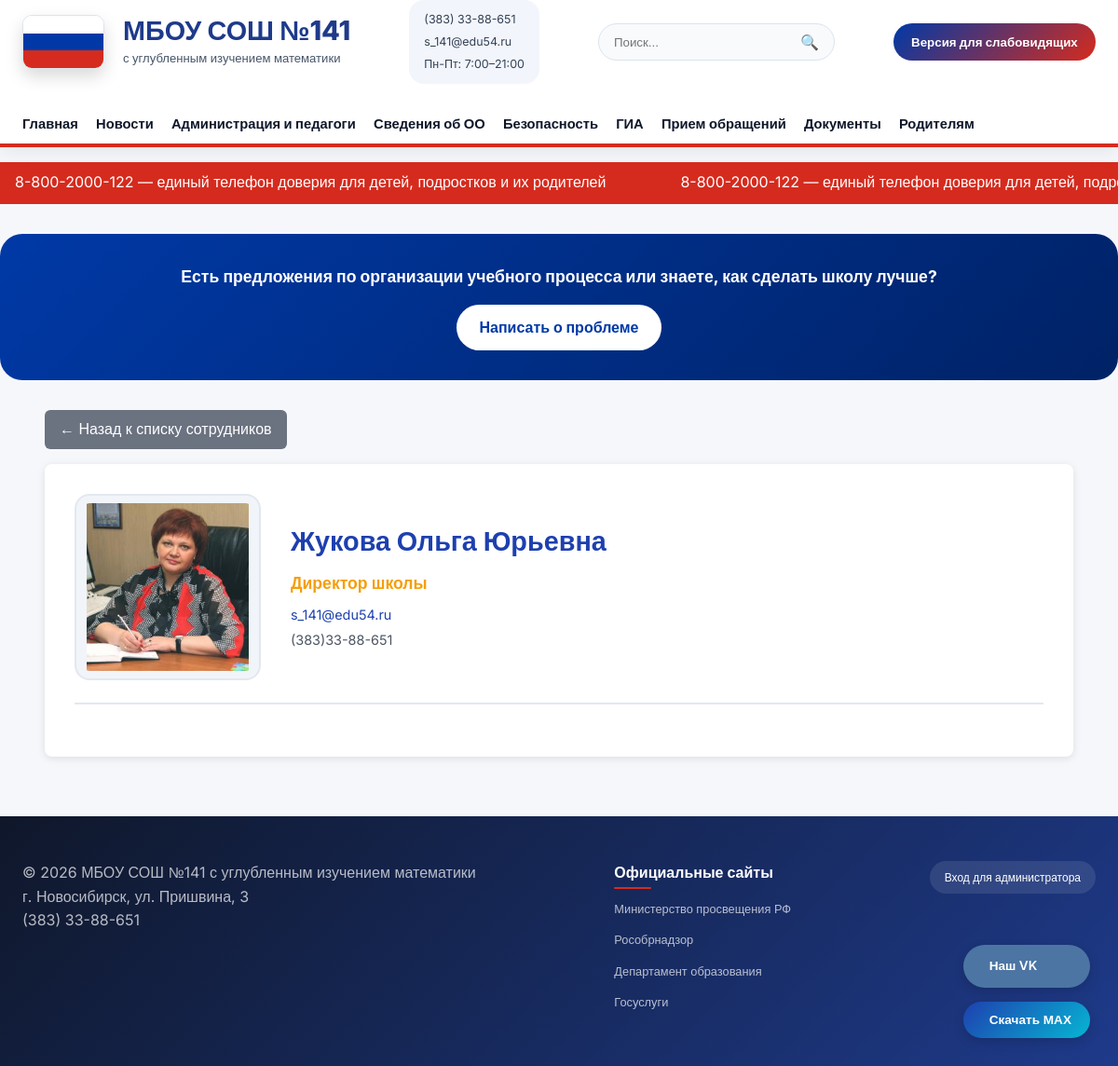
The page /teachers/1/ on the database its author committed.
### main/models.py (models this page shows, shortened)
class Teacher(models.Model):
    ROLE_CHOICES = [
        ('director', 'Директор'),
        ('deputy', 'Завуч'),
        ('teacher', 'Учитель'),
    ]
    full_name = models.CharField(max_length=100, verbose_name='ФИО')
    photo = ResizedImageField(
        size=[600, 800],
        crop=['middle', 'center'],
        quality=85,
        upload_to='teachers/',
        blank=True,
        null=True,
        verbose_name='Фото'
    )
    position = models.CharField(max_length=100, verbose_name='Должность')
    email = models.EmailField(verbose_name='Email', blank=True, null=True)
    phone = models.CharField(max_length=20, blank=True, null=True, verbose_name='Телефон')
    role = models.CharField(max_length=20, choices=ROLE_CHOICES, default='teacher', verbose_name='Роль')
    bio = models.TextField(verbose_name='Дополнительная информация', blank=True, null=True)
    subjects = models.CharField(max_length=300, blank=True, null=True, verbose_name='Преподаваемые предметы')
    education_level = models.CharField(max_length=500, blank=True, null=True,
                                       verbose_name='Уровень образования (диплом)')
    qualification = models.CharField(max_length=200, blank=True, null=True, verbose_name='Квалификация по диплому')
    degree = models.CharField(max_length=200, blank=True, null=True, verbose_name='Учёная степень (при наличии)')
    academic_title = models.CharField(max_length=200, blank=True, null=True, verbose_name='Учёное звание (при наличии)')
    training_courses = models.TextField(blank=True, null=True,
                                        verbose_name='Повышение квалификации за последние 3 года')
    retraining = models.TextField(blank=True, null=True, verbose_name='Профессиональная переподготовка')
    total_experience = models.IntegerField(default=0, verbose_name='Общий стаж работы (лет)')
    teaching_experience = models.IntegerField(default=0, verbose_name='Педагогический стаж (лет)')
    education_programs = models.CharField(max_length=500, blank=True, null=True,
                                          verbose_name='Образовательные программы (какие классы)')
    class Meta:
        verbose_name = 'Сотрудник'
        verbose_name_plural = 'Сотрудники'

### main/views.py (the view)
# urls.py: path('teachers/<int:pk>/', views.teacher_detail_view, name='teacher_detail'),
def teacher_detail_view(request, pk):
    teacher = get_object_or_404(Teacher, pk=pk)
    return render(request, 'main/teacher_detail.html', {'teacher': teacher})

### main/templates/main/teacher_detail.html (shortened to what this page needs)
{% extends 'main/base.html' %}
{% load static %}
{% block content %}
<div class="container">
    <div style="margin-bottom: 1rem;">
        <a href="{% url 'teachers_list' %}" class="btn-back">← Назад к списку сотрудников</a>
    </div>
    <div class="teacher-detail">
        <div class="teacher-detail-header">
            {% if teacher.photo %}
            <img src="{{ teacher.photo.url }}" alt="{{ teacher.full_name }}" class="teacher-detail-photo">
            {% else %}
            <div class="teacher-detail-photo-placeholder"> </div>
            {% endif %}
            <div class="teacher-detail-info">
                <h1 class="teacher-detail-name">{{ teacher.full_name }}</h1>
                <p class="teacher-detail-position">{{ teacher.position }}</p>
                {% if teacher.email %}
                <p class="teacher-detail-contact"> <a href="mailto:{{ teacher.email }}">{{ teacher.email }}</a></p>
                {% endif %}
                {% if teacher.phone %}
                <p class="teacher-detail-contact"> {{ teacher.phone }}</p>
                {% endif %}
            </div>
        </div>
    </div>
</div>
{% endblock %}

### main/static/css/style.css (style rules this page uses)
:root { --primary: #0039a6; --primary-dark: #002266; --primary-light: #e8f0fe; --secondary: #0f172a; --accent: #d52b1e; --accent-light: #fce4e4; --bg: #f5f7fa; --surface: #ffffff; --surface-hover: #f8fafc; --text: #0f172a; --text-light: #334155; --muted: #64748b; --border: #dbe4ee; --border-light: #eef3f8; --success: #16a34a; --danger: #dc2626; --warning: #f59e0b; --radius: 24px; --radius-sm: 16px; --radius-md: 20px; --radius-lg: 28px; --shadow-sm: 0 1px 2px rgba(0,0,0,0.05); --shadow-md: 0 4px 6px rgba(0,0,0,0.08); --shadow-lg: 0 10px 20px rgba(0,0,0,0.10); --shadow-xl: 0 20px 30px rgba(0,0,0,0.12); --transition: all .3s ease; }
* { margin: 0; padding: 0; box-sizing: border-box; }
html { scroll-behavior: smooth; }
body { font-family: 'Inter', sans-serif; background: var(--bg); color: var(--text); line-height: 1.6; }
.container { max-width: 1280px; margin: 0 auto; padding: 0 24px; }

### main/templates/main/teacher_detail.html (style rules this page uses)
.btn-back { display: inline-block; padding: 0.5rem 1rem; background: #6b7280; color: white; text-decoration: none; border-radius: 0.375rem; transition: background 0.2s; }
.teacher-detail { background: white; border-radius: 0.5rem; padding: 2rem; box-shadow: 0 2px 8px rgba(0,0,0,0.1); margin-top: 1rem; }
.teacher-detail-header { display: flex; flex-wrap: wrap; gap: 2rem; align-items: center; border-bottom: 2px solid #e2e8f0; padding-bottom: 1.5rem; margin-bottom: 1.5rem; }
.teacher-detail-photo { width: 200px; height: 200px; object-fit: contain; background: #f1f5f9; border-radius: 1rem; border: 2px solid #e2e8f0; padding: 0.5rem; }
.teacher-detail-info { flex: 1; }
.teacher-detail-name { font-size: 1.8rem; color: #1e40af; margin-bottom: 0.5rem; }
.teacher-detail-position { font-size: 1.1rem; color: #f59e0b; font-weight: bold; margin-bottom: 0.5rem; }
.teacher-detail-contact { color: #4b5563; font-size: 0.9rem; margin: 0.25rem 0; }
.teacher-detail-contact a { color: #1e40af; text-decoration: none; }

### rows shown on the page
Teacher: photo (picture), full_name "Жукова Ольга Юрьевна", position "Директор школы", email "s_141@edu54.ru", phone "(383)33-88-651"
